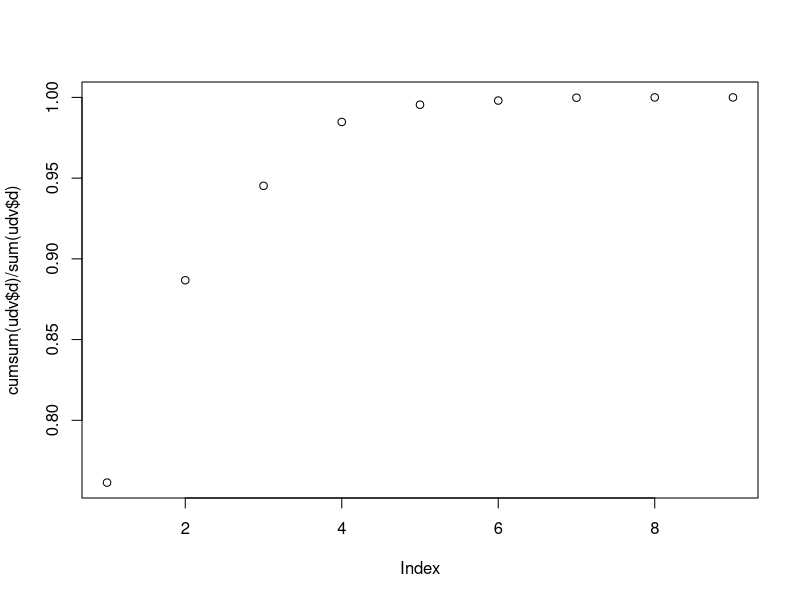

Source code (R):
rm(list=ls())
data(Glass, package="mlbench")
training = Glass[c(1:50, 91:146), -10]
trainingType = factor(Glass[c(1:50, 91:146), 10])
testing=Glass[51:90 , -10]
testingType = factor(Glass[51:90, 10])

library(class)
library(stats)

training <- training[complete.cases(training),]
testing <- testing[complete.cases(testing),]
train.pca <- prcomp(training, center = TRUE, scale. = TRUE)
testing.pca <- predict(train.pca, newdata = testing)

prediction = knn(training, testing, trainingType, k=3)
prediction_pca = knn(train.pca$x[,1:2], testing.pca[,1:2], trainingType, k = 3)

cat("Confusion matrix:\n\n")
xtab1 = table(prediction, testingType)
print(xtab1)
accuracy = sum(prediction == testingType)/length(testingType)
cat(paste("\nAccuracy:\t", format(accuracy, digits=3), "\n",sep=" "))

cat("\nConfusion matrix PCA:\n\n")
## Confusion matrix PCA:
xtab = table(prediction_pca, testingType)
print(xtab)

cat("\nEvaluation PCA:\n\n")
accuracy = sum(prediction_pca == testingType)/length(testingType)
cat(paste("Accuracy PCA:\t", format(accuracy, digits=3), "\n",sep=" "))


######################################## ???????
recall = xtab1[1,1]/sum(xtab[1,])
# Ως θετική κλάση η δευτερη
recall = xtab1[2,2]/sum(xtab[1,])

### HOW MANY PCA
data_norm <- scale(training, scale=F)
S <- cov(data_norm)
udv <- svd(S)
print(cumsum(udv$d)/sum(udv$d))
plot(cumsum(udv$d)/sum(udv$d))
